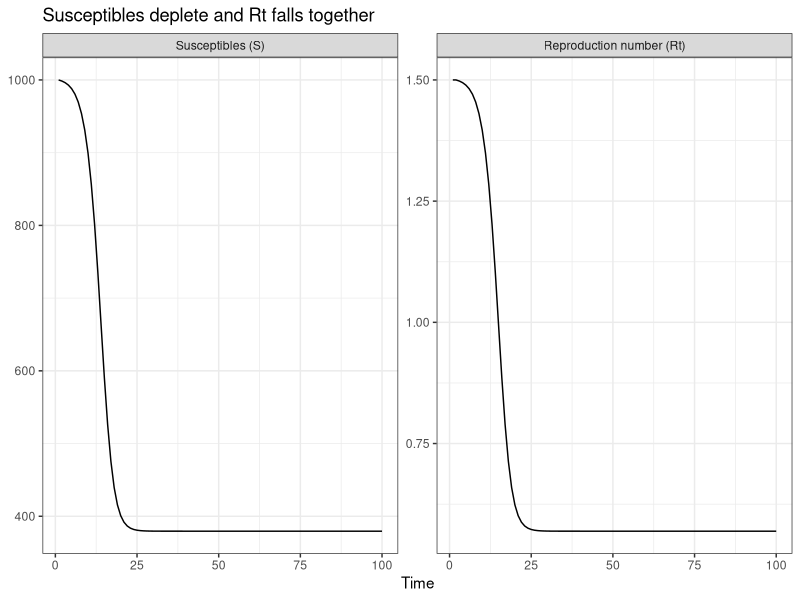

Here is the R script that generated this plot:
## ---- chunk 1
library("ggplot2")
library("tibble")
theme_set(theme_bw())
## ---- chunk 2
n <- 100; N <- 1000; R0 <- 1.5
S <- rep(NA, n); S[1] <- N
Rt <- rep(NA, n); Rt[1] <- R0
I <- rep(NA, n); I[1] <- 1
for (i in 2:n) {
  Rt[i] <- S[i-1] / N * R0
  I[i] <- I[i-1] * Rt[i]
  S[i] <- S[i-1] - I[i]
}
data <- tibble(
  t = rep(1:n, 2),
  value = c(S, Rt),
  quantity = factor(
    rep(c("Susceptibles (S)", "Reproduction number (Rt)"), each = n),
    levels = c("Susceptibles (S)", "Reproduction number (Rt)")
  )
)
ggplot(data, aes(x = t, y = value)) +
  geom_line() +
  facet_wrap(~quantity, scales = "free_y") +
  labs(
    title = "Susceptibles deplete and Rt falls together",
    x = "Time", y = NULL
  ) +
  theme_bw()
